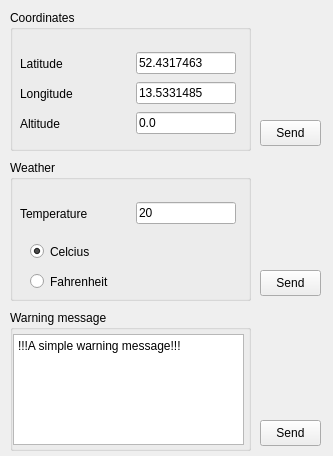
<?xml version="1.0" encoding="UTF-8"?>
<ui version="4.0">
 <class>EmulatorConsole</class>
 <widget class="QWidget" name="EmulatorConsole">
  <property name="geometry">
   <rect>
    <x>0</x>
    <y>0</y>
    <width>333</width>
    <height>456</height>
   </rect>
  </property>
  <property name="windowTitle">
   <string>Emulator Console</string>
  </property>
  <widget class="QGroupBox" name="groupBox">
   <property name="geometry">
    <rect>
     <x>10</x>
     <y>10</y>
     <width>241</width>
     <height>141</height>
    </rect>
   </property>
   <property name="title">
    <string>Coordinates</string>
   </property>
   <widget class="QWidget" name="layoutWidget1">
    <property name="geometry">
     <rect>
      <x>10</x>
      <y>70</y>
      <width>216</width>
      <height>27</height>
     </rect>
    </property>
    <layout class="QHBoxLayout" name="horizontalLayout_3">
     <item>
      <widget class="QLabel" name="label_2">
       <property name="text">
        <string>Longitude</string>
       </property>
      </widget>
     </item>
     <item>
      <spacer name="horizontalSpacer_2">
       <property name="orientation">
        <enum>Qt::Horizontal</enum>
       </property>
       <property name="sizeHint" stdset="0">
        <size>
         <width>0</width>
         <height>0</height>
        </size>
       </property>
      </spacer>
     </item>
     <item>
      <widget class="QLineEdit" name="longitudeValue">
       <property name="maximumSize">
        <size>
         <width>100</width>
         <height>16777215</height>
        </size>
       </property>
       <property name="text">
        <string>13.5331485</string>
       </property>
      </widget>
     </item>
    </layout>
   </widget>
   <widget class="QWidget" name="layoutWidget2">
    <property name="geometry">
     <rect>
      <x>10</x>
      <y>100</y>
      <width>216</width>
      <height>27</height>
     </rect>
    </property>
    <layout class="QHBoxLayout" name="horizontalLayout_4">
     <item>
      <widget class="QLabel" name="label_3">
       <property name="text">
        <string>Altitude</string>
       </property>
      </widget>
     </item>
     <item>
      <spacer name="horizontalSpacer_3">
       <property name="orientation">
        <enum>Qt::Horizontal</enum>
       </property>
       <property name="sizeHint" stdset="0">
        <size>
         <width>0</width>
         <height>0</height>
        </size>
       </property>
      </spacer>
     </item>
     <item>
      <widget class="QLineEdit" name="altitudeValue">
       <property name="maximumSize">
        <size>
         <width>100</width>
         <height>16777215</height>
        </size>
       </property>
       <property name="text">
        <string>0.0</string>
       </property>
      </widget>
     </item>
    </layout>
   </widget>
   <widget class="QWidget" name="layoutWidget3">
    <property name="geometry">
     <rect>
      <x>10</x>
      <y>40</y>
      <width>216</width>
      <height>27</height>
     </rect>
    </property>
    <layout class="QHBoxLayout" name="horizontalLayout_2">
     <item>
      <widget class="QLabel" name="label">
       <property name="text">
        <string>Latitude</string>
       </property>
      </widget>
     </item>
     <item>
      <spacer name="horizontalSpacer">
       <property name="orientation">
        <enum>Qt::Horizontal</enum>
       </property>
       <property name="sizeHint" stdset="0">
        <size>
         <width>0</width>
         <height>0</height>
        </size>
       </property>
      </spacer>
     </item>
     <item>
      <widget class="QLineEdit" name="latitudeValue">
       <property name="maximumSize">
        <size>
         <width>100</width>
         <height>16777215</height>
        </size>
       </property>
       <property name="text">
        <string>52.4317463</string>
       </property>
      </widget>
     </item>
    </layout>
   </widget>
  </widget>
  <widget class="QGroupBox" name="groupBox_2">
   <property name="geometry">
    <rect>
     <x>10</x>
     <y>160</y>
     <width>241</width>
     <height>141</height>
    </rect>
   </property>
   <property name="title">
    <string>Weather</string>
   </property>
   <widget class="QWidget" name="layoutWidget4">
    <property name="geometry">
     <rect>
      <x>10</x>
      <y>40</y>
      <width>216</width>
      <height>27</height>
     </rect>
    </property>
    <layout class="QHBoxLayout" name="horizontalLayout_5">
     <item>
      <widget class="QLabel" name="label_4">
       <property name="text">
        <string>Temperature</string>
       </property>
      </widget>
     </item>
     <item>
      <spacer name="horizontalSpacer_4">
       <property name="orientation">
        <enum>Qt::Horizontal</enum>
       </property>
       <property name="sizeHint" stdset="0">
        <size>
         <width>0</width>
         <height>0</height>
        </size>
       </property>
      </spacer>
     </item>
     <item>
      <widget class="QLineEdit" name="temperatureValue">
       <property name="maximumSize">
        <size>
         <width>100</width>
         <height>16777215</height>
        </size>
       </property>
       <property name="text">
        <string>20</string>
       </property>
      </widget>
     </item>
    </layout>
   </widget>
   <widget class="QRadioButton" name="celciusRadio">
    <property name="geometry">
     <rect>
      <x>20</x>
      <y>80</y>
      <width>112</width>
      <height>23</height>
     </rect>
    </property>
    <property name="text">
     <string>Celcius</string>
    </property>
    <property name="checked">
     <bool>true</bool>
    </property>
   </widget>
   <widget class="QRadioButton" name="fahrenheitRadio">
    <property name="geometry">
     <rect>
      <x>20</x>
      <y>110</y>
      <width>112</width>
      <height>23</height>
     </rect>
    </property>
    <property name="text">
     <string>Fahrenheit</string>
    </property>
   </widget>
  </widget>
  <widget class="QGroupBox" name="groupBox_3">
   <property name="geometry">
    <rect>
     <x>10</x>
     <y>310</y>
     <width>241</width>
     <height>141</height>
    </rect>
   </property>
   <property name="title">
    <string>Warning message</string>
   </property>
   <widget class="QTextEdit" name="warningText">
    <property name="geometry">
     <rect>
      <x>3</x>
      <y>24</y>
      <width>231</width>
      <height>111</height>
     </rect>
    </property>
    <property name="html">
     <string>&lt;!DOCTYPE HTML PUBLIC &quot;-//W3C//DTD HTML 4.0//EN&quot; &quot;http://www.w3.org/TR/REC-html40/strict.dtd&quot;&gt;
&lt;html&gt;&lt;head&gt;&lt;meta name=&quot;qrichtext&quot; content=&quot;1&quot; /&gt;&lt;meta charset=&quot;utf-8&quot; /&gt;&lt;style type=&quot;text/css&quot;&gt;
p, li { white-space: pre-wrap; }
hr { height: 1px; border-width: 0; }
li.unchecked::marker { content: &quot;\2610&quot;; }
li.checked::marker { content: &quot;\2612&quot;; }
&lt;/style&gt;&lt;/head&gt;&lt;body style=&quot; font-family:'Sans Serif'; font-size:9pt; font-weight:400; font-style:normal;&quot;&gt;
&lt;p style=&quot; margin-top:0px; margin-bottom:0px; margin-left:0px; margin-right:0px; -qt-block-indent:0; text-indent:0px;&quot;&gt;!!!A simple warning message!!!&lt;/p&gt;&lt;/body&gt;&lt;/html&gt;</string>
    </property>
   </widget>
  </widget>
  <widget class="QPushButton" name="sendCoordinates">
   <property name="geometry">
    <rect>
     <x>260</x>
     <y>120</y>
     <width>61</width>
     <height>26</height>
    </rect>
   </property>
   <property name="text">
    <string>Send</string>
   </property>
  </widget>
  <widget class="QPushButton" name="sendTemperature">
   <property name="geometry">
    <rect>
     <x>260</x>
     <y>270</y>
     <width>61</width>
     <height>26</height>
    </rect>
   </property>
   <property name="text">
    <string>Send</string>
   </property>
  </widget>
  <widget class="QPushButton" name="sendMessage">
   <property name="geometry">
    <rect>
     <x>260</x>
     <y>420</y>
     <width>61</width>
     <height>26</height>
    </rect>
   </property>
   <property name="text">
    <string>Send</string>
   </property>
  </widget>
 </widget>
 <resources/>
 <connections/>
</ui>
